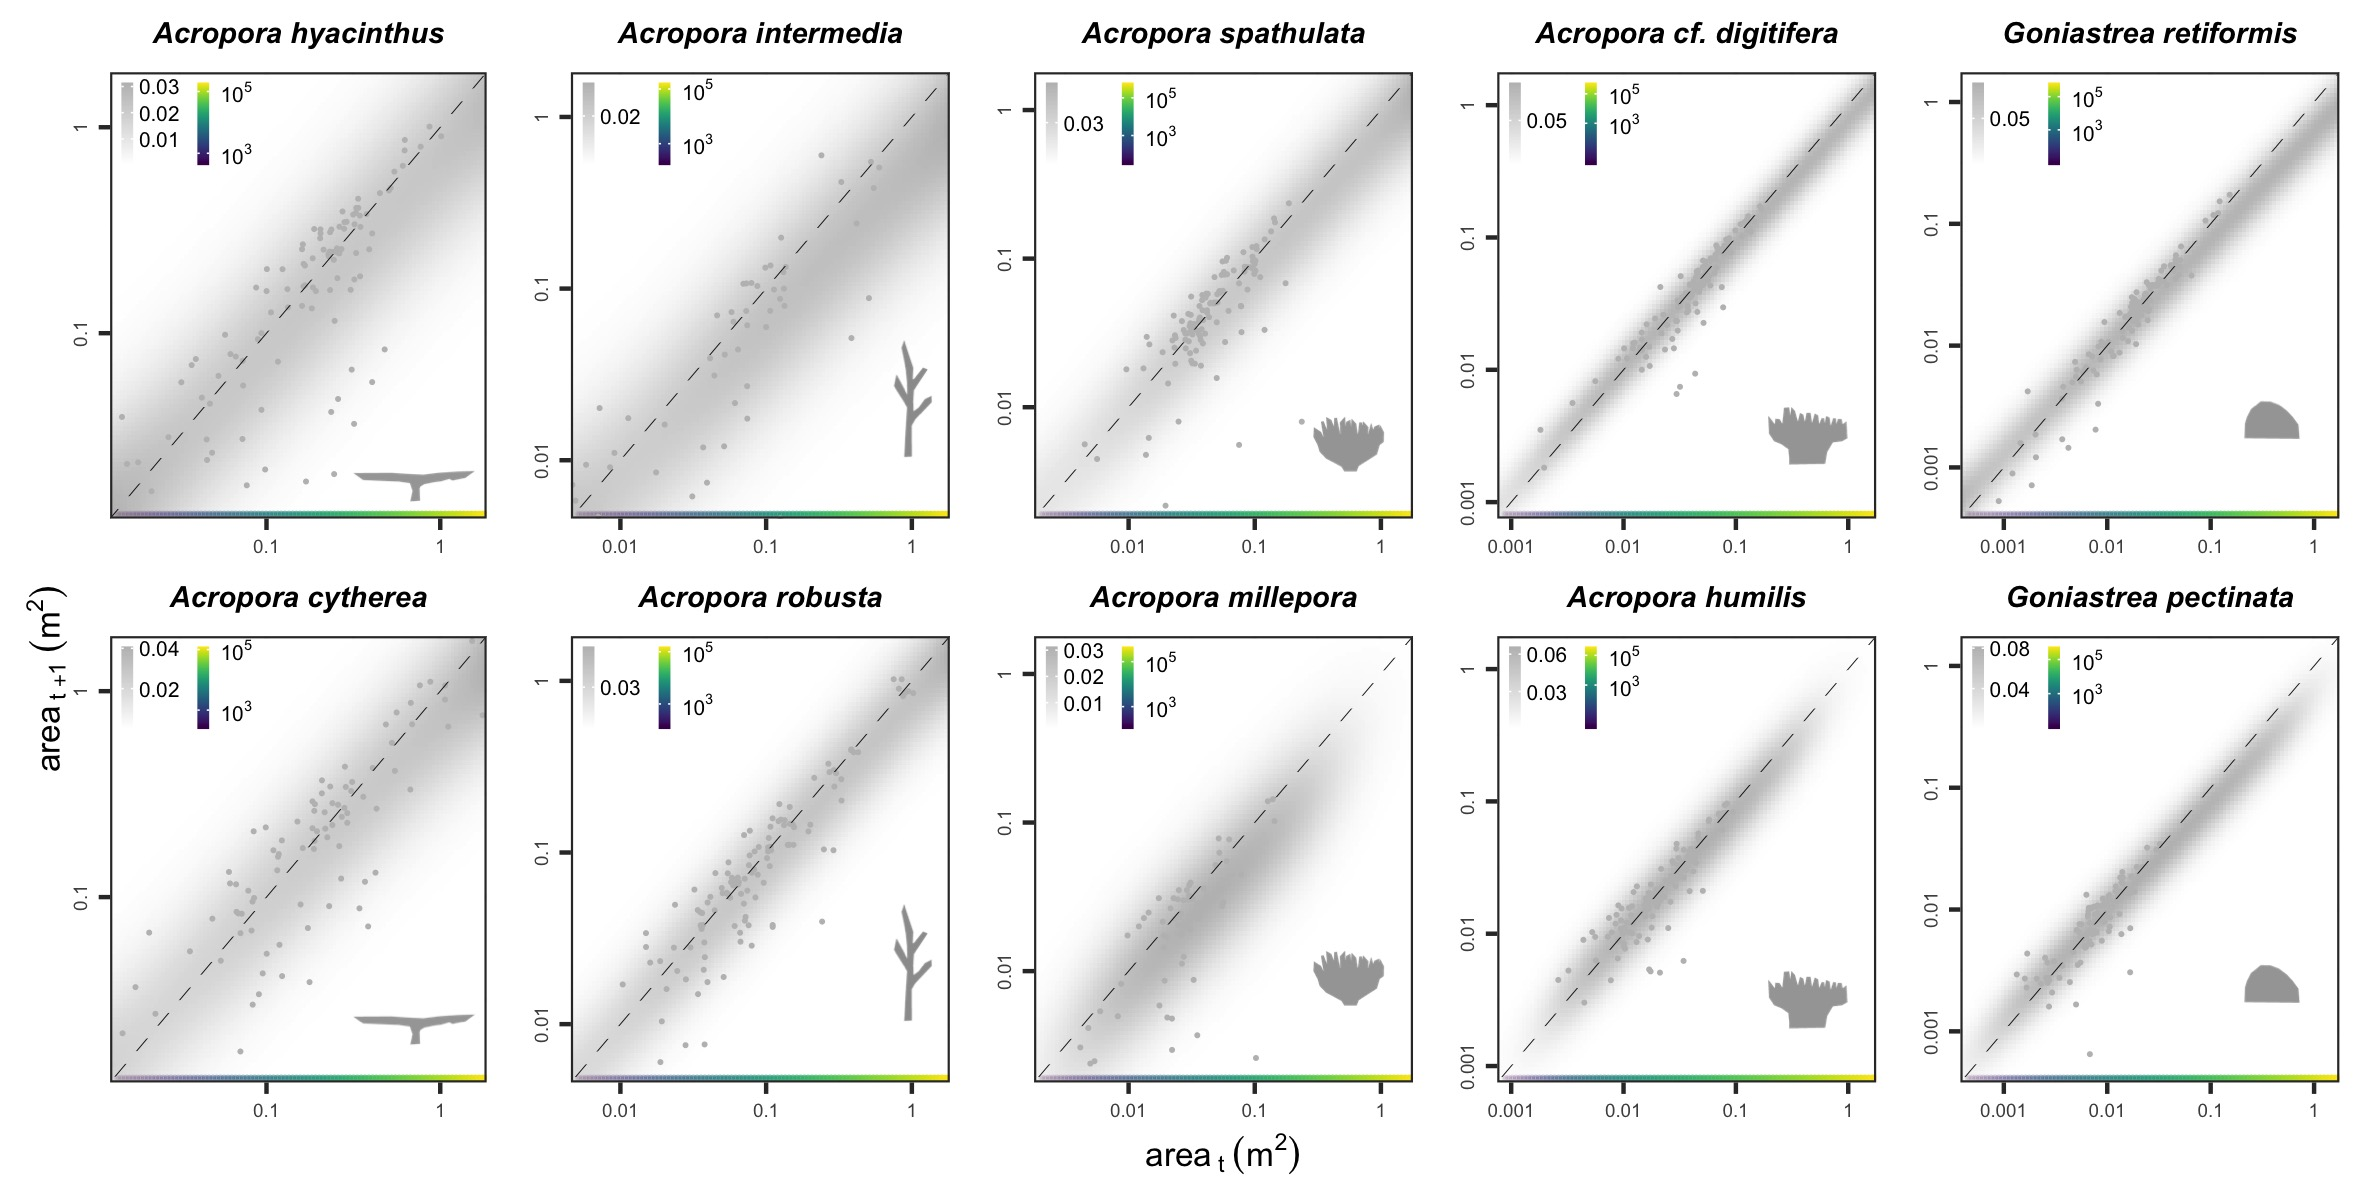

Write R code to recreate this figure.

#######################################
# IMAGES
#######################################
tab<-readPNG("data/coral_silhouettes/tabularG.png")
tab<-rasterGrob(tab, interpolate=TRUE)
mas<-readPNG("data/coral_silhouettes/massiveG.png")
mas<-rasterGrob(mas, interpolate=TRUE)
cor<-readPNG("data/coral_silhouettes/corymboseG.png")
cor<-rasterGrob(cor, interpolate=TRUE)
cor<-readPNG("data/coral_silhouettes/corymboseG.png")
cor<-rasterGrob(cor, interpolate=TRUE)
dig<-readPNG("data/coral_silhouettes/digitateG.png")
dig<-rasterGrob(dig, interpolate=TRUE)
brn<-readPNG("data/coral_silhouettes/branchingG.png")
brn<-rasterGrob(brn, interpolate=TRUE)


ipm.k.list <- list()
ipm.p.list <- list()
ipm.r.list <- list()
y.list <- list()

for (sp in spp) {
	rec <- 1
	rec.size <- params$rec.size[params$spp==sp]
	h <- mesh()$h
	y <- mesh()$y
	sub<-gdat[gdat$spp==sp,]
    mod <- bigmatrix()
	y.list[[sp]] <- y 
	ipm.k.list[[sp]] <- mod$P
	ipm.p.list[[sp]] <- mod$P
	ipm.r.list[[sp]] <- mod$R
	}

library("viridis")

plots <- list()
for (sp in spp) {
	#sp <- "Acy"
	ydat <- data.frame(n=c(1:n), y=y.list[[sp]])
	ipm.p <- melt(ipm.p.list[[sp]])
	ipm.p$y1 <- ydat$y[match(ipm.p$Var1, ydat$n)]
	ipm.p$y2 <- ydat$y[match(ipm.p$Var2, ydat$n)]
	ipm.r <- melt(ipm.r.list[[sp]])
	ipm.r$y1 <- ydat$y[match(ipm.r$Var1, ydat$n)]
	ipm.r$y2 <- ydat$y[match(ipm.r$Var2, ydat$n)]
	sub <- gdat[gdat$spp==sp,]
plot<-ggplot()+
	geom_raster(data=ipm.p, aes(y2, y1,fill=value))+
	geom_point(data=ipm.r[ipm.r$value>0,], aes(y2, y1, col=value, alpha=log(value)), size=0.1)+
	ggtitle(paste(params$species[params$spp==sp]))+
	geom_point(data=sub, aes(x=area, y=area_next), col="grey", size=0.01)+
	scale_fill_gradient(low="white", high="grey",n.breaks=3)+
	scale_colour_viridis(trans="log", breaks=c(10^3, 10^5, 10^7), labels=c(expression(~10^3),expression(~10^5), expression(~10^7)))+
	theme_bw()+
	guides(alpha="none", fill=guide_colourbar(order=1), colour=guide_colourbar(order=2))+
	geom_abline(col="black", slope=1, size=0.1, linetype="dashed")+
	scale_x_continuous(expand=c(0,0), limits=c(min(ipm.p$y2), max(ipm.p$y2)), labels=function(x){10^x}, breaks=c(-3,-2,-1,0,1))+
	scale_y_continuous(expand=c(0,0), limits=c(min(ipm.p$y1), max(ipm.p$y1)), labels=function(x){10^x}, breaks=c(-3,-2,-1,0,1) )+
	xlab(expression(area[~t]~(m^2)))+
	ylab(expression(area[~t~+1]~(m^2)))+
	theme(legend.title=element_blank(), legend.key.size=unit(2,"mm"), 
	legend.text=element_text(size=5), axis.title.x=element_text(size=8,color="white"), 
	legend.spacing.x = unit(0.05, "cm"),
	legend.margin = margin(0,0.1,0,0, unit="cm"),
	axis.title.y=element_blank(), 
	legend.key.height=unit(1.4,"mm"), legend.key.width=unit(1,"mm"),
	plot.title=element_text(size=7, face="bold.italic", hjust=0.5), legend.position=c(0.22,0.91), 
	legend.background=element_blank(), 
	legend.box = "horizontal", 
	plot.background=element_blank(), 
	axis.text.y=element_text(size=4.5, angle=90, hjust=0.5),
	axis.text.x=element_text(size=4.5))

	plots[[sp]] <- plot
	}

#fig.s3 <- plot_grid(plotlist=plots)
#fig.s3
#plots[["Ahy"]]

fig.s3 <- plot_grid(
plot_grid(plots[["Ahy"]]+annotation_custom(tab,-0.5,0.2,-2,-1.5), NULL, plots[["Acy"]]+annotation_custom(tab,-0.5,0.2,-2,-1.3)+
theme(axis.title.y=element_text(size=8, angle=90, hjust=1.2)), rel_heights=c(1,-0.12,1), ncol=1, align="v"),
plot_grid(plots[["Ain"]]+annotation_custom(brn,-0.5,0.5,-2,-1.3), NULL, plots[["Aro"]]+annotation_custom(brn,-0.5,0.5,-2,-1.3), rel_heights=c(1,-0.12,1), ncol=1),
plot_grid(plots[["Asp"]]+annotation_custom(cor,-1,0.5,-2.5,-2), NULL, plots[["Ami"]]+annotation_custom(cor,-1,0.5,-2.3,-1.8)+
theme(axis.title.x=element_text(colour="black",size=8)), rel_heights=c(1,-0.12,1), ncol=1),
plot_grid(plots[["Adi"]]+annotation_custom(dig,-1,0.3,-2.8,-2.2), NULL, plots[["Ahu"]]+annotation_custom(dig,-1,0.3,-2.8,-2.2), rel_heights=c(1,-0.12,1), ncol=1),
plot_grid(plots[["Gre"]]+annotation_custom(mas,-0.8,0,-3,-2.2), NULL, plots[["Gpe"]]+annotation_custom(mas,-0.8,0,-3,-2.2), rel_heights=c(1,-0.12,1), ncol=1),
align="h",
nrow=1, rel_widths=c(1.1,1,1,1,1))
fig.s3
